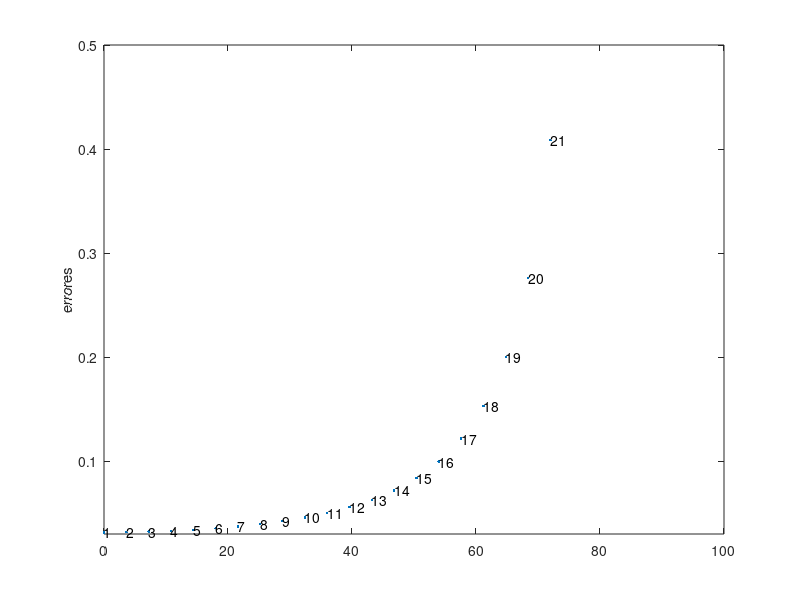
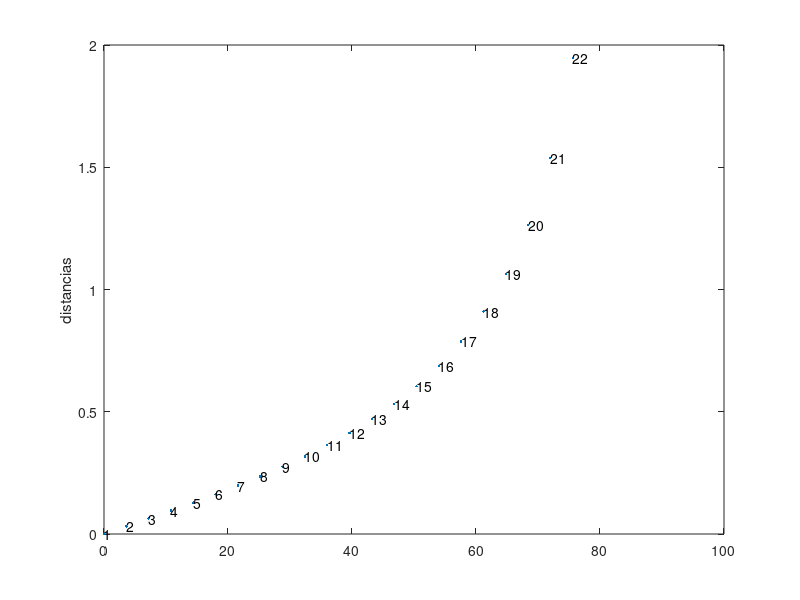

MATLAB code to generate these figures, in order:
mitan = @(t1,t2) (t1+t2)./(1-t1.*t2)
ftest = @(x) x.*mitan(tan(1/180*pi),0.5./x)
ft2 = @(op,x) ((op-0.5)./op).*x
mif = @(d) ft2(ftest(d),d)
figure(99)
mid = 0:0.05:2;
plot(mid,mif(mid))

180/pi*( atan(0.5./(mid - mif(mid)))    - atan(0.5./mid))

%%
figure(99)
clf
mitg = 0:3.6:86.4;
mit = (0:3.6:86.4)*pi/180;
mip = tan(mit)*0.5;
mid = mip(2:end) - mip(1:(end-1));
plot(mitg(1:end-1),mid,'.')
for i=1:(length(mitg)-1)
    text(mitg(i),mid(i),int2str(i))
end
ylim([0.03,0.5])
ylabel('errores')

%distancias
figure(100)

clf
plot(mitg,mip,'.')
for i=1:(length(mitg))
    text(mitg(i),mip(i),int2str(i))
end
ylim([0,2])
ylabel('distancias')


%%
[mm,mp] = max(mip(1:end-1).*(mid <0.05))


